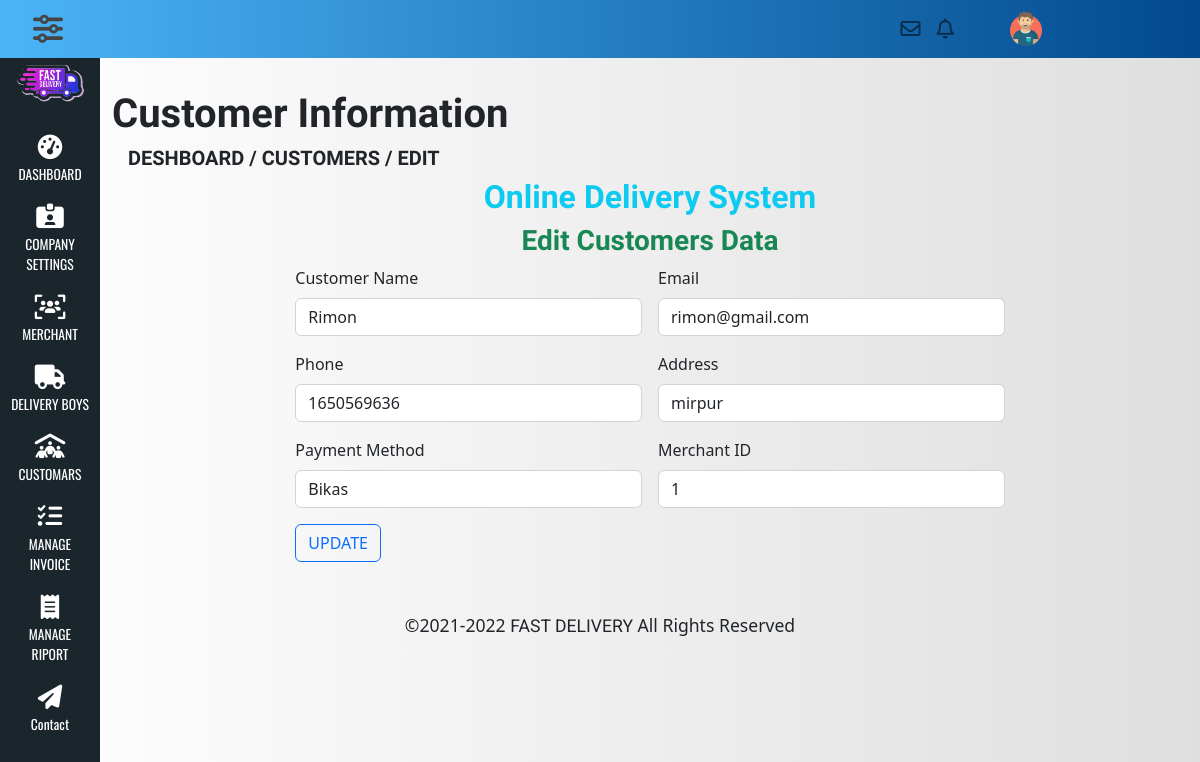
Page /admin/customer_edit.php?edit=1 (signed in) on the committed database.
### tables this page shows
CREATE TABLE `customer` (
  `customer_id` int(100) NOT NULL,
  `customer_name` varchar(100) NOT NULL,
  `email` varchar(100) NOT NULL,
  `phone` int(15) NOT NULL,
  `address` varchar(150) NOT NULL,
  `payment_method` varchar(100) NOT NULL,
  `merchant_id` int(11) NOT NULL
);

### admin/customer_edit.php (the view, shortened to what this page needs)
<?php require_once "../header.php";
        require_once '../connection.php';
if(isset($_GET['edit'])){
    $editid=$_GET['edit'];
    $sql="SELECT * FROM `customer` WHERE `customer_id` = $editid";
    $query=mysqli_query($link, $sql);
    $data=mysqli_fetch_assoc($query);
  }
?>
    <div class="col-md-11 main-content">
            <div class="row">
                <div class="col-md-12">
                    <div class="deshheader">
                        <h1>Customer Information</h1>
                        <h5 class="ms-3">DESHBOARD / CUSTOMERS / EDIT</h5>
                    </div>
                </div>
            </div>
            <div class="row">
            	<div class="col-md-12">
            	    <h2 class="text-center text-info">Online Delivery System</h2>
                    <h3 class="text-center text-success">Edit Customers Data</h3>
            	</div>
           </div>
           <div class="row">
            <div class="col-md-2"></div>
            <div class="col-md-8">
               <form action="#" method="POST" enctype="multipart/form-data" class="row g-3">
                <div class="col-md-6">
                    <label for="customer_name" class="form-label">Customer Name</label>
                    <input type="text" class="form-control" name="customer_name" value="<?php echo $data['customer_name']?>" />
                </div>
                <div class="col-md-6">
                    <label for="email" class="form-label">Email</label>
                    <input type="email" class="form-control" name="email" value="<?php echo $data['email']?>" />
                </div>
                <div class="col-md-6">
                    <label for="phone" class="form-label">Phone</label>
                    <input type="number" class="form-control" name="phone" value="<?php echo $data['phone']?>" />
                </div>
                <div class="col-md-6">
                    <label for="address" class="form-label">Address</label>
                    <input type="text" class="form-control" name="address" value="<?php echo $data['address']?>" />
                </div>
                <div class="col-md-6">
                    <label for="payment_method" class="form-label">Payment Method</label>
                    <input type="text" class="form-control" name="payment_method" value="<?php echo $data['payment_method']?>" />
                </div>
                <div class="col-md-6">
                    <label for="mrcnId" class="form-label">Merchant ID</label>
                    <input type="text" class="form-control" name="mrcnId" value="<?php echo $data['merchant_id']?>" />
                </div>
                <div class="col-md-1">
                    <button type="submit" name="update" class="btn btn-outline-primary">UPDATE</button>
                </div>
            </form>
            </div>
            <div class="col-md-2"></div>
           </div>
    </div>
<?php require_once "../footer.php"; ?>

### css/style.css (style rules this page uses)
* { margin: 0; padding: 0; }
body { background-image: linear-gradient(to right, #ffffff, #dfdfdf); }
h1, h2, h3, h4, h5, h6 { font-family: 'Tiro Devanagari Sanskrit', serif; font-weight: bold; }
.main-content { margin-top: 90px; margin-bottom: 50px; }

### rows in the picture
customer: customer_name "Rimon", email "rimon@gmail.com", phone "1650569636", address "mirpur", payment_method "Bikas", mrcnId "1"
